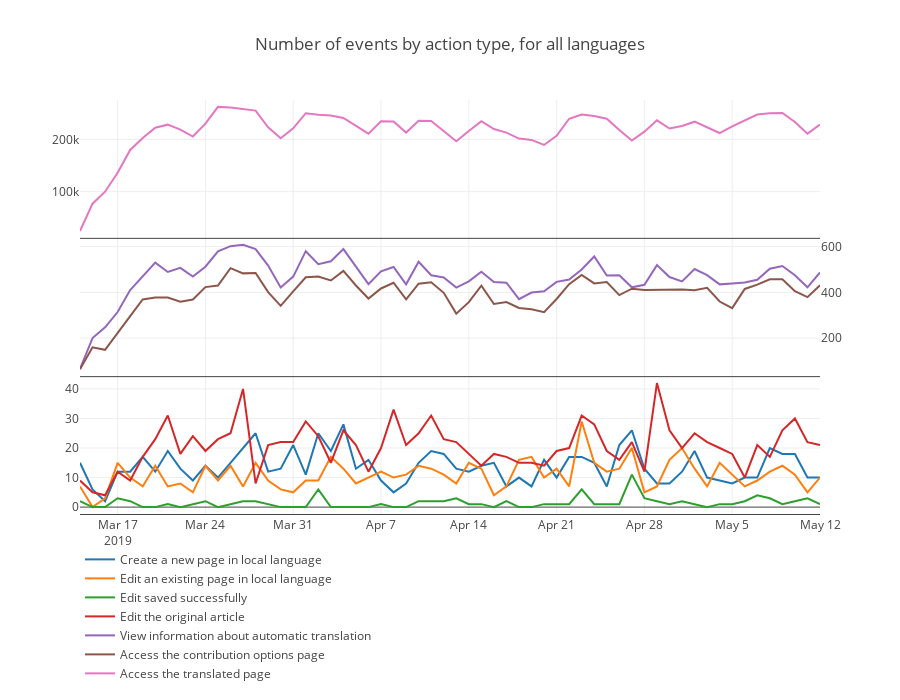

Notebook code for this chart:
### Code cell
el_by_action = eventlogging_all.groupby(['date','action'],as_index = False).sum().pivot(index='date',columns='action',values='n_events') \
               .merge(eg_edits.groupby('date', as_index=False)['edits'].sum(), how='left', on='date').fillna(0)
el_by_action.rename(columns={'edits': 'Edit saved successfully'}, inplace=True)
el_by_action = el_by_action.set_index('date')
data = [{'x': el_by_action.index,
    'y': el_by_action[col],
    'name': col
    }  for col in el_by_action.columns.difference(['Access the translated page', 'View information about automatic translation', 'Access the contribution options page'])] \
    + [{'x': el_by_action.index,
    'y': el_by_action[col],
    'name': col,
    'xaxis': 'x2',
    'yaxis': 'y2'
    }  for col in ['View information about automatic translation', 'Access the contribution options page']] \
    + [{'x': el_by_action.index,
    'y': el_by_action['Access the translated page'],
    'name': 'Access the translated page',
    'xaxis': 'x3',
    'yaxis': 'y3'}]
fig = {
    'data': data,
    'layout': {
        'height': 700,
        'xaxis': {'showline':True},
        'xaxis2': {'showticklabels': False, 'anchor':'y2', 'showline':True},
        'xaxis3': {'showticklabels': False, 'anchor':'y3', 'showline':True},
        'yaxis': {'domain': [0, 0.333]},
        'yaxis2': {'domain': [0.333, 0.667], 'side': 'right'}, 
        'yaxis3': {'domain': [0.667, 1]}, 
        'title': {'text': 'Number of events by action type, for all languages'},
        'legend': {'x': 0, 'y': -0.42},
        'hoverlabel': {'namelength' : -1}
    }
}
plotly.offline.iplot(fig)
